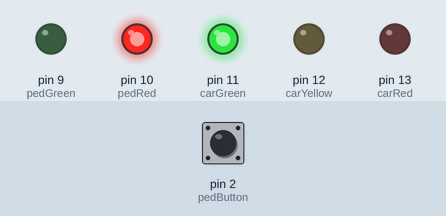
This sketch was run on a simulated Arduino Uno, built with avr-gcc and run on an emulated ATmega328P. Shown: output pins drawn as LEDs (lit = HIGH). The inputs (shaded band) are chosen by the test bench; at power-on: pin 2 (pedButton) HIGH.

Above: at 1.2 s.
1.3 s: pin 2 (pedButton) pulled LOW for 0.15 s
At 10.8 s:
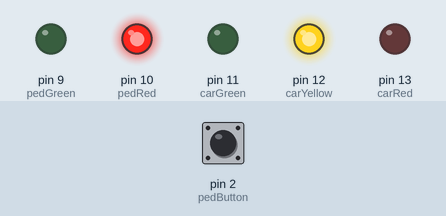
At 20.8 s:
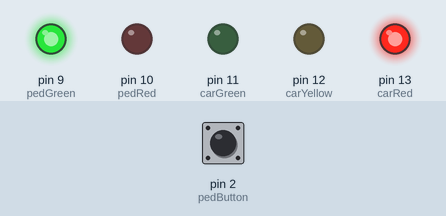
Timing chart, 0 to 27.5 s (numbered marks = the images above; inputs shaded):
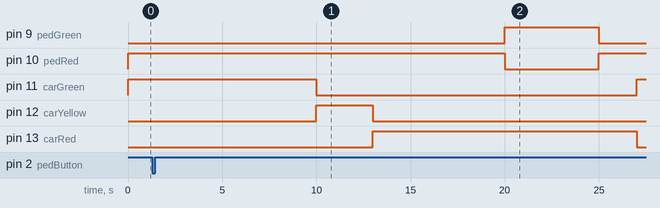

The sketch:

Task_02_Traffic_Light_Controller.ino
```cpp
const int carRed = 13;
const int carYellow = 12;
const int carGreen = 11;

const int pedRed = 10;
const int pedGreen = 9;
const int pedButton = 2;

// Timing
const unsigned long greenTime = 10000;
const unsigned long yellowTime = 3000;
const unsigned long redTime = 5000;
const unsigned long safetyTime = 2000;
const unsigned long crossingTime = 5000;

// States
enum TrafficState {
  CAR_GREEN_WAIT,
  CAR_YELLOW_PHASE,
  CAR_RED_PHASE,
  SAFETY_BEFORE,
  PEDESTRIAN_CROSSING,
  SAFETY_AFTER
};

TrafficState currentState = CAR_GREEN_WAIT;

unsigned long previousMillis = 0;
bool pedestrianRequested = false;

// Button debounce
bool lastButtonReading = HIGH;
bool stableButtonState = HIGH;
unsigned long lastDebounceTime = 0;
const unsigned long debounceDelay = 30;

void setup() {
  pinMode(carRed, OUTPUT);
  pinMode(carYellow, OUTPUT);
  pinMode(carGreen, OUTPUT);

  pinMode(pedRed, OUTPUT);
  pinMode(pedGreen, OUTPUT);
  pinMode(pedButton, INPUT_PULLUP);

  digitalWrite(carRed, LOW);
  digitalWrite(carYellow, LOW);
  digitalWrite(carGreen, HIGH);

  digitalWrite(pedRed, HIGH);
  digitalWrite(pedGreen, LOW);

  previousMillis = millis();
}

void loop() {
  unsigned long currentMillis = millis();

  // Button debounce
  bool reading = digitalRead(pedButton);

  if (reading != lastButtonReading) {
    lastDebounceTime = currentMillis;
  }

  if (currentMillis - lastDebounceTime >= debounceDelay) {
    if (reading != stableButtonState) {
      stableButtonState = reading;

      if (stableButtonState == LOW &&
          currentState != PEDESTRIAN_CROSSING &&
          currentState != SAFETY_AFTER) {
        pedestrianRequested = true;
      }
    }
  }

  lastButtonReading = reading;

  switch (currentState) {

    case CAR_GREEN_WAIT:
      digitalWrite(carRed, LOW);
      digitalWrite(carYellow, LOW);
      digitalWrite(carGreen, HIGH);
      digitalWrite(pedRed, HIGH);
      digitalWrite(pedGreen, LOW);

      if (currentMillis - previousMillis >= greenTime) {
        previousMillis = currentMillis;
        currentState = CAR_YELLOW_PHASE;
      }
      break;

    case CAR_YELLOW_PHASE:
      digitalWrite(carRed, LOW);
      digitalWrite(carYellow, HIGH);
      digitalWrite(carGreen, LOW);
      digitalWrite(pedRed, HIGH);
      digitalWrite(pedGreen, LOW);

      if (currentMillis - previousMillis >= yellowTime) {
        previousMillis = currentMillis;
        currentState = CAR_RED_PHASE;
      }
      break;

    case CAR_RED_PHASE:
      digitalWrite(carRed, HIGH);
      digitalWrite(carYellow, LOW);
      digitalWrite(carGreen, LOW);
      digitalWrite(pedRed, HIGH);
      digitalWrite(pedGreen, LOW);

      if (currentMillis - previousMillis >= redTime) {
        previousMillis = currentMillis;

        if (pedestrianRequested) {
          pedestrianRequested = false;
          currentState = SAFETY_BEFORE;
        } else {
          currentState = CAR_GREEN_WAIT;
        }
      }
      break;

    case SAFETY_BEFORE:
      digitalWrite(carRed, HIGH);
      digitalWrite(carYellow, LOW);
      digitalWrite(carGreen, LOW);
      digitalWrite(pedRed, HIGH);
      digitalWrite(pedGreen, LOW);

      if (currentMillis - previousMillis >= safetyTime) {
        previousMillis = currentMillis;
        currentState = PEDESTRIAN_CROSSING;
      }
      break;

    case PEDESTRIAN_CROSSING:
      digitalWrite(carRed, HIGH);
      digitalWrite(carYellow, LOW);
      digitalWrite(carGreen, LOW);
      digitalWrite(pedRed, LOW);
      digitalWrite(pedGreen, HIGH);

      if (currentMillis - previousMillis >= crossingTime) {
        previousMillis = currentMillis;
        currentState = SAFETY_AFTER;
      }
      break;

    case SAFETY_AFTER:
      digitalWrite(carRed, HIGH);
      digitalWrite(carYellow, LOW);
      digitalWrite(carGreen, LOW);
      digitalWrite(pedRed, HIGH);
      digitalWrite(pedGreen, LOW);

      if (currentMillis - previousMillis >= safetyTime) {
        previousMillis = currentMillis;
        currentState = CAR_GREEN_WAIT;
      }
      break;
  }
}
```

Measured:
- after the input at 1.3 s, pin 9 (pedGreen): LOW → HIGH after 18.7 s, → LOW 5.0 s later; pin 10 (pedRed): HIGH → LOW after 18.7 s, → HIGH 5.0 s later
